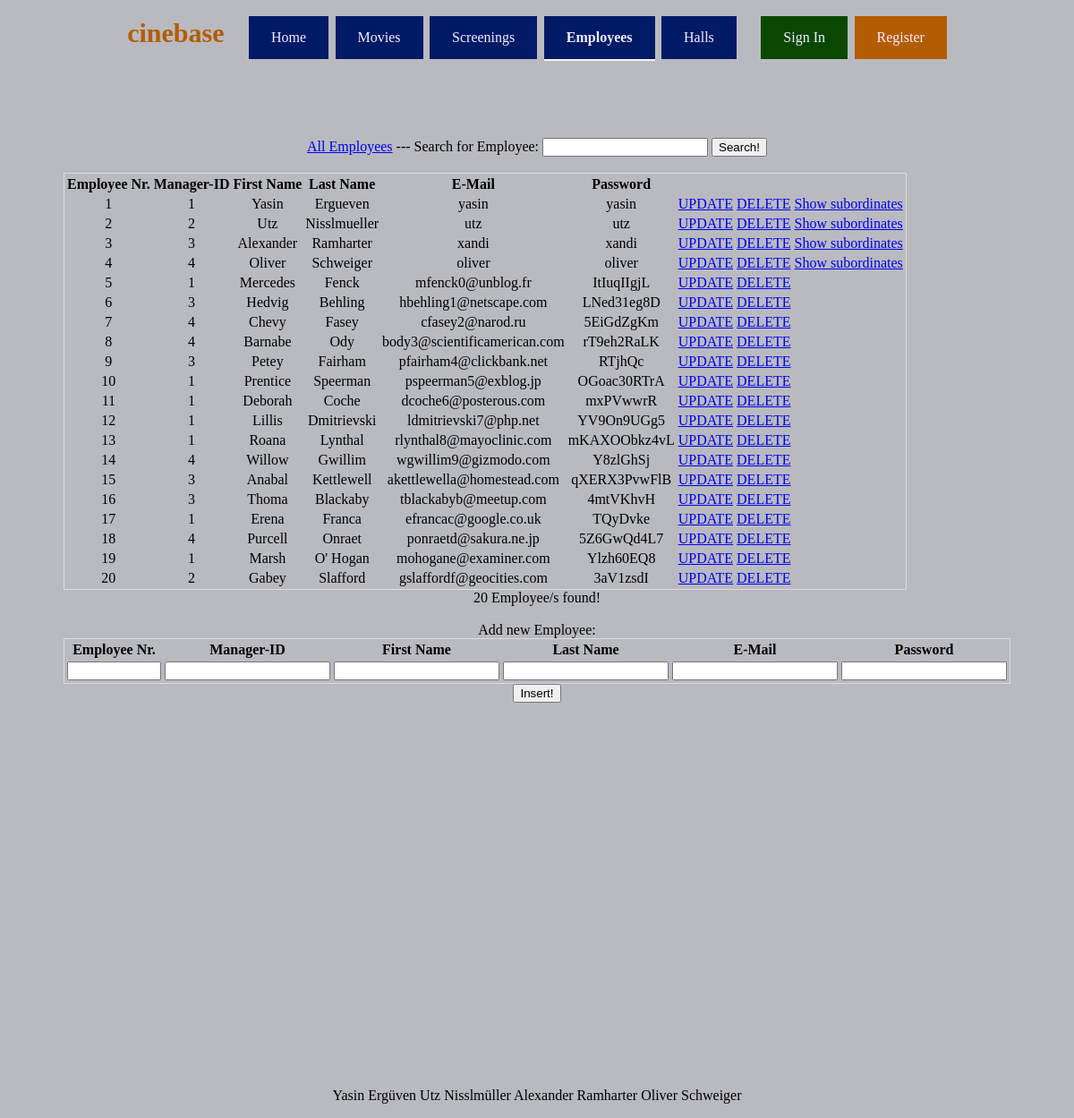
The app's page /homepage/employee_administration.php with its own data.
### tables this page shows
CREATE TABLE employee(
	employee_nr MEDIUMINT,
	CONSTRAINT m_pk PRIMARY KEY(employee_nr),
	manager_id MEDIUMINT,
	FOREIGN KEY (manager_id) REFERENCES employee(employee_nr) ON DELETE CASCADE,
	first_name VARCHAR(30),
	last_name VARCHAR(30),
	email VARCHAR(40) UNIQUE,
	password varchar(20)

);

### homepage/employee_administration.php (the view, shortened to what this page needs)
<!DOCTYPE html>
<html lang="en">
<head>
    <link rel="stylesheet"
          type="text/css"
          href="css/main.css"/>
</head>
<body>
<?php
$user = 'root';
$pass = '';
$database = 'cinebase';
$conn = new mysqli('localhost', $user, $pass, $database) or die("dead");
?>
<div class="wrapper">
    <div class="topLine" id="topLine">
        cinebase
        <button onclick="window.location='index.php';" style="margin-left: 20px" class="buttonBig">Home
        </button>
        <button onclick="window.location='movies.php';" class="buttonBig">Movies
        </button>
        <button onclick="window.location='screening.php';" class="buttonBig">Screenings</button>
        <button onclick="window.location='employee_administration.php';"
                style="border-bottom: 2px solid whitesmoke; font-weight: bold" class="buttonBig">
            Employees
        </button>
        <button onclick="window.location='hall_administration.php';"
                class="buttonBig">Halls
        </button>
        <button id="signIn" onclick="document.getElementById('popUpLogin').style.display='block'"
                class="buttonLogin">
            Sign In
        </button>
        <button id="register" onclick="window.location='register.php';"
                class="buttonRegister">Register
        </button>
    </div>
</div>
<div class="wrapperMainBody">
    <div class="mainBody" id="mainBody">
        <br><br>
        <div>
            <form id='searchform' action='employee_administration.php' method='get'>
                <a href='employee_administration.php'>All Employees</a> ---
                Search for Employee:
                <input class='searchName' id='searchName' name='searchName' type='text' size='20'
                       value='<?php echo $_GET['searchName']; ?>'/>
                <input id='search' type='submit' value='Search!'/>
            </form>
            <br>
        </div>
        <?php
        if (isset($_GET['searchName'])) {
            $sql = "SELECT * FROM employee WHERE first_name like '%" . $_GET['searchName'] . "%'
        OR last_name like '%" . $_GET['searchName'] . "%'";
        } else {
            $sql = "SELECT * FROM employee";
        }
        $result = $conn->query($sql);
        ?>
        <table style='border: 1px solid #DDDDDD'>
            <thead>
            <tr>
                <th>Employee Nr.</th>
                <th>Manager-ID</th>
                <th>First Name</th>
                <th>Last Name</th>
                <th>E-Mail</th>
                <th>Password</th>
            </tr>
            </thead>
            <tbody>
            <?php
            if ($result->num_rows > 0) {
                while ($row = $result->fetch_assoc()) {
                    echo "<tr>";
                    echo "<td>" . $row['employee_nr'] . "</td>";
                    echo "<td>" . $row['manager_id'] . "</td>";
                    echo "<td>" . $row['first_name'] . "</td>";
                    echo "<td>" . $row['last_name'] . "</td>";
                    echo "<td>" . $row['email'] . "</td>";
                    echo "<td>" . $row['password'] . "</td>";
                    echo "<td><a href=\"updateemployee.php?employee_nr=" . $row['employee_nr'] . "&manager_id=" . $row['manager_id'] . "&first_name=" . $row['first_name'] . "&last_name=" . $row['last_name'] . "&email=" . $row['email'] . "&password=" . $row['password'] . "\"> UPDATE </a></td>";
                    echo "<td><a href=\"deleteemployee.php?id=" . $row['employee_nr'] . "\"> DELETE </a></td>";
                    $id = $row['employee_nr'];
                    $sql2 = "SELECT COUNT(*) as amount FROM employee WHERE manager_id = $id
                    AND manager_id <> employee_nr";
                    $rs = $conn->query($sql2);
                    while ($data = mysqli_fetch_array($rs)) {
                        $count = $data['amount'];
                    }
                    if ($count > 0) {
                        echo "<td><a href=\"employees_of_manager.php?searchEmployee=" . $row['employee_nr'] . "\"> Show subordinates</a></td>";
                    }
                    echo "</tr>";
                }
            }
            $row_cnt = mysqli_num_rows($result);
            ?>
            </tbody>
        </table>
        <div><?php echo $row_cnt ?> Employee/s found!</div>
        <br>
        <div id="insertEmployee">
            <form id='insertform' action='employee_administration.php' method='get'>
                Add new Employee:
                <table style='border: 1px solid #DDDDDD'>
                    <thead>
                    <tr>
                        <th>Employee Nr.</th>
                        <th>Manager-ID</th>
                        <th>First Name</th>
                        <th>Last Name</th>
                        <th>E-Mail</th>
                        <th>Password</th>
                    </tr>
                    </thead>
                    <tbody>
                    <tr>
                        <td>
                            <input class="inputEmployeeNr" id='employee_nr' name='employee_nr' type='text'
                                   size='10'
                                   value='<?php echo $_GET['employee_nr']; ?>'/>
                        </td>
                        <td>
                            <input id='manager_id' name='manager_id' type='text' size='20'
                                   value='<?php echo $_GET['manager_id']; ?>'/>
                        </td>
                        <td>
                            <input id='first_name' name='first_name' type='text' size='20'
                                   value='<?php echo $_GET['first_name']; ?>'/>
                        </td>
                        <td>
                            <input class="last_name" id='last_name' name='last_name' type='text' size='20'
                                   value='<?php echo $_GET['last_name']; ?>'/>
                        </td>
                        <td>
                            <input class="email" id='email' name='email' type='text' size='20'
                                   value='<?php echo $_GET['email']; ?>'/>
                        </td>
                        <td>
                            <input class="password" id='password' name='password' type='text' size='20'
                                   value='<?php echo $_GET['password']; ?>'/>
                        </td>
                    </tr>
                    </tbody>
                </table>
                <input id='insert' type='submit' value='Insert!'/>
            </form>
        </div>
    </div>
</div>
<br><br><br><br><br><br><br><br><br><br><br><br><br><br><br><br><br><br><br><br><br><br><br>
<p style="text-align:center">Yasin Ergüven Utz Nisslmüller Alexander Ramharter Oliver
    Schweiger</p>
</body>
</html>

### homepage/css/main.css (style rules this page uses)
body { background-color: rgb(185, 186, 191); }
.mainBody { margin-top: 40px; color: #000000; display: inline-block; }
.wrapper { text-align: center; }
.wrapperMainBody { text-align: center; }
.topLine { display: inline-block; padding: 10px; color: #b45c01; font-family: Comfortaa, serif; font-size: 30px; font-weight: bold; }
.buttonBig { background-color: #001a66; border: none; color: #f2eeff; padding: 15px 25px; text-align: center; font-size: 16px; cursor: pointer; font-family: "Trebuchet MS", serif; }
.buttonLogin { margin-left: 20px; background-color: #0a4800; border: none; color: #f2eeff; padding: 15px 25px; text-align: center; font-size: 16px; cursor: pointer; font-family: "Trebuchet MS", serif; }
.buttonRegister { background-color: #b45c01; border: none; color: #f2eeff; padding: 15px 25px; text-align: center; font-size: 16px; cursor: pointer; font-family: "Trebuchet MS", serif; }

### records on screen
employee: employee_nr "1", manager "1", first_name "Yasin", last_name "Ergueven", email "yasin", password "yasin"
employee: employee_nr "2", manager "2", first_name "Utz", last_name "Nisslmueller", email "utz", password "utz"
employee: employee_nr "3", manager "3", first_name "Alexander", last_name "Ramharter", email "xandi", password "xandi"
employee: employee_nr "4", manager "4", first_name "Oliver", last_name "Schweiger", email "oliver", password "oliver"
employee: employee_nr "5", manager "1", first_name "Mercedes", last_name "Fenck", email "mfenck0@unblog.fr", password "ItIuqIIgjL"
employee: employee_nr "6", manager "3", first_name "Hedvig", last_name "Behling", email "hbehling1@netscape.com", password "LNed31eg8D"
employee: employee_nr "7", manager "4", first_name "Chevy", last_name "Fasey", email "cfasey2@narod.ru", password "5EiGdZgKm"
employee: employee_nr "8", manager "4", first_name "Barnabe", last_name "Ody", email "body3@scientificamerican.com", password "rT9eh2RaLK"
employee: employee_nr "9", manager "3", first_name "Petey", last_name "Fairham", email "pfairham4@clickbank.net", password "RTjhQc"
employee: employee_nr "10", manager "1", first_name "Prentice", last_name "Speerman", email "pspeerman5@exblog.jp", password "OGoac30RTrA"
employee: employee_nr "11", manager "1", first_name "Deborah", last_name "Coche", email "dcoche6@posterous.com", password "mxPVwwrR"
employee: employee_nr "12", manager "1", first_name "Lillis", last_name "Dmitrievski", email "ldmitrievski7@php.net", password "YV9On9UGg5"
employee: employee_nr "13", manager "1", first_name "Roana", last_name "Lynthal", email "rlynthal8@mayoclinic.com", password "mKAXOObkz4vL"
employee: employee_nr "14", manager "4", first_name "Willow", last_name "Gwillim", email "wgwillim9@gizmodo.com", password "Y8zlGhSj"
employee: employee_nr "15", manager "3", first_name "Anabal", last_name "Kettlewell", email "akettlewella@homestead.com", password "qXERX3PvwFlB"
employee: employee_nr "16", manager "3", first_name "Thoma", last_name "Blackaby", email "tblackabyb@meetup.com", password "4mtVKhvH"
employee: employee_nr "17", manager "1", first_name "Erena", last_name "Franca", email "efrancac@google.co.uk", password "TQyDvke"
employee: employee_nr "18", manager "4", first_name "Purcell", last_name "Onraet", email "ponraetd@sakura.ne.jp", password "5Z6GwQd4L7"
employee: employee_nr "19", manager "1", first_name "Marsh", last_name "O' Hogan", email "mohogane@examiner.com", password "Ylzh60EQ8"
employee: employee_nr "20", manager "2", first_name "Gabey", last_name "Slafford", email "gslaffordf@geocities.com", password "3aV1zsdI"

### other values on screen
$row_cnt "20"
